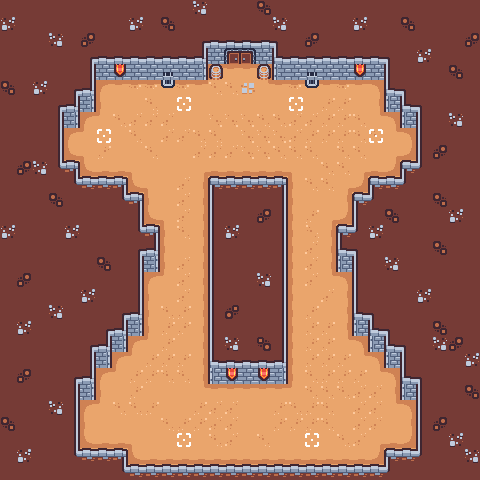

A 2D game scene composited from a Tiled map and its tileset images. What follows is a short description and the map's XML, with each tile layer's data collapsed to a summary:
An orthogonal 30x30 tile map with 16x16 px tiles, 8 tile layers (background, enemies, players, impassable, ...), 1 hidden layer not drawn.

<map version="1.10" tiledversion="1.10.2" orientation="orthogonal" renderorder="right-down" width="30" height="30" tilewidth="16" tileheight="16" infinite="0" nextlayerid="10" nextobjectid="1">
 <properties>
  <property name="win-condition" value="reach-exit" />
 </properties>
 <tileset firstgid="1" source="sheet.tsx" />
 <layer id="2" name="background" width="30" height="30">
  <data>[900 cells, 371 non-empty, 15 distinct tile ids]</data>
 </layer>
 <layer id="4" name="enemies" width="30" height="30" locked="1">
  <data>[900 cells, 4 non-empty, 1 distinct tile ids]</data>
 </layer>
 <layer id="3" name="players" width="30" height="30" locked="1">
  <data>[900 cells, 2 non-empty, 1 distinct tile ids]</data>
 </layer>
 <layer id="1" name="impassable" width="30" height="30" locked="1">
  <data>[900 cells, 529 non-empty, 15 distinct tile ids]</data>
 </layer>
 <layer id="8" name="objects-passable" width="30" height="30" locked="1">
  <data>[900 cells, 0 non-empty, 0 distinct tile ids]</data>
 </layer>
 <layer id="7" name="objects-impassable" width="30" height="30" locked="1" opacity="0.96">
  <data>[900 cells, 2 non-empty, 1 distinct tile ids]</data>
 </layer>
 <layer id="6" name="pressure-plates" width="30" height="30" locked="1">
  <data>[900 cells, 0 non-empty, 0 distinct tile ids]</data>
 </layer>
 <layer id="9" name="weapons" width="30" height="30">
  <data>[900 cells, 0 non-empty, 0 distinct tile ids]</data>
 </layer>
 <layer id="5" name="exits" width="30" height="30" visible="0">
  <data>[900 cells, 2 non-empty, 1 distinct tile ids]</data>
 </layer>
</map>
